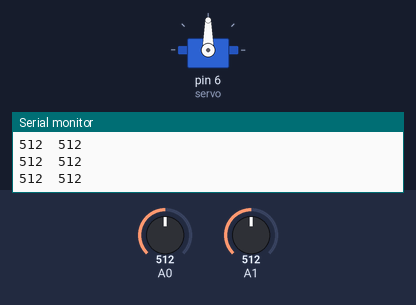
The sketch below on a simulated Arduino Uno, built with avr-gcc and run on an emulated ATmega328P. Parts: servo, the last lines printed to the serial monitor. The test bench sets the inputs (shaded band); at power-on: A0 = 512, A1 = 512.

Above: at 1.2 s.
1.3 s: A0 set to 544
2.8 s: A0 set to 579
At 5.4 s:
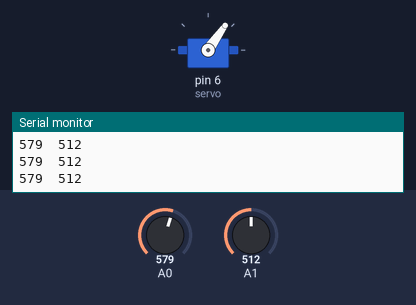
5.8 s: A1 set to 620
7.3 s: A1 set to 643
At 7.89 s:
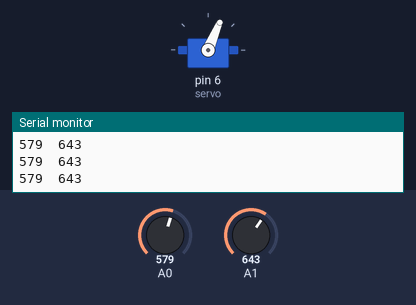
At 9.71 s:
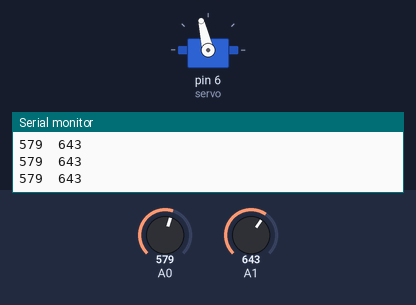
10.3 s: A1 set to 511
13.3 s: A1 set to 716
At 17.05 s:
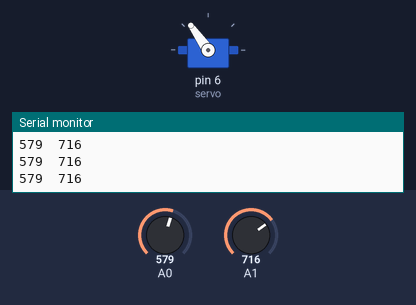
Timing chart, 0 to 17.3 s (numbered marks = the images above; inputs shaded):
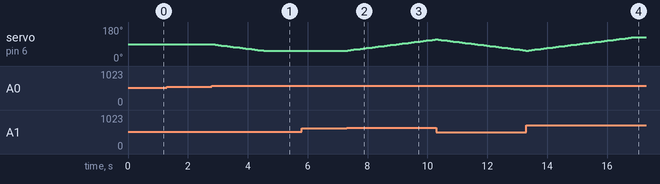

The sketch:

ex3_solar_tracer.ino
```cpp
#include <Servo.h>

Servo servo;
int pos = 90;

int threshold = 50;
int change_of_pos = 2;

void setup() {
  // put your setup code here, to run once:
  Serial.begin(9600);
  while(!Serial)

  pinMode(A0, INPUT);
  pinMode(A1, INPUT);

  servo.attach(6);
  servo.write(pos);
}

void loop() {
  // put your main code here, to run repeatedly:
  int darkness1 = analogRead(A0);
  int darkness2 = analogRead(A1);

  Serial.print(darkness1); Serial.print('\t');
  Serial.print(darkness2); Serial.println();

  int darkness_difference = darkness1 - darkness2;

  if (darkness_difference > threshold) pos -= change_of_pos;
  else if (darkness_difference < -threshold) pos += change_of_pos;

  pos = constrain(pos, 55, 125);

  servo.write(pos);

  delay(100);
}
```

Measured:
- the behaviour switches between 562 and 563 on A0 (found by bisection; images 0 and 1)
- the behaviour switches between 629 and 630 on A1 (found by bisection; images 1 and 2)
- after the input at 2.8 s, servo on pin 6 (servo): moves from 90° to 55° over 1.7 s, starting at once
- after the input at 7.3 s, servo on pin 6 (servo): moves from 55° to 115° over 2.9 s, starting after 0.05 s
- after the input at 13.3 s, servo on pin 6 (servo): moves from 55° to 125° over 3.4 s, starting after 0.08 s
